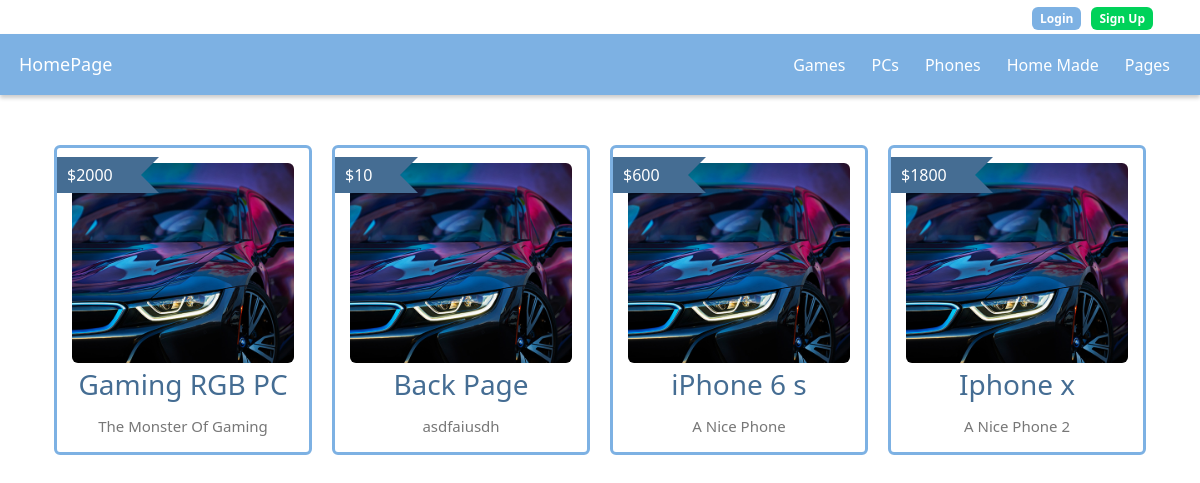
/categories.php, run on the app's committed database.
### tables this page shows
CREATE TABLE `categories` (
  `ID` int(11) NOT NULL,
  `Name` varchar(255) NOT NULL,
  `Description` varchar(255) DEFAULT NULL,
  `Arrange` int(11) NOT NULL,
  `Visibllity` tinyint(4) NOT NULL DEFAULT '0',
  `Allow_Comment` tinyint(4) NOT NULL DEFAULT '0',
  `Allow_Ads` tinyint(4) NOT NULL DEFAULT '0'
);

CREATE TABLE `items` (
  `ID` int(11) NOT NULL,
  `Name` varchar(255) NOT NULL,
  `Description` varchar(255) NOT NULL,
  `Price` varchar(255) NOT NULL,
  `Date` date NOT NULL,
  `Made_Country` varchar(255) NOT NULL,
  `Image` varchar(255) NOT NULL,
  `Status` varchar(255) NOT NULL,
  `Rating` smallint(6) NOT NULL,
  `Approved` tinyint(4) NOT NULL DEFAULT '0',
  `Cat_ID` int(11) NOT NULL,
  `User_ID` int(11) NOT NULL
);

### init.php (called while the page is built, shortened)
<?php
  include "Admin/connect.php";
  $tpl =     "Includes/Templates/";
  $func =    "Includes/Functions/";
  $img =     "Layout/Images/";
  $css =     "Layout/Css/";
  include $func .   "functions.php";
  include $tpl .    "head.php";
?>

### Includes/Functions/functions.php (called while the page is built, shortened)
<?php
  function GetElements ($table,$row = null,$value = null){
    global $con;
    $query = "";
    $elementStmt = $con->prepare("SELECT * FROM $table $query");
    $elementStmt -> execute();
    $elements = $elementStmt->fetchAll();
    return $elements;
  }
?>

### categories.php (the view, shortened to what this page needs)
<?php
  include "init.php";
  $cat_ID = $_GET["Cat_ID"];
?>
  <div class="container">
    <div class="container">
      <div class="item-con">
        <?php
          $items = GetElements("Items","cat_ID",$cat_ID);
          foreach($items as $item):
            ?>
            <div class="item">
              <div class="image">
                <img class="cover" src="<?php echo $img;?>items/1.jpg" alt="">
              </div>
              <h3 class ="item-name"><?php echo $item["Name"];?></h3>
              <p class="item-desc"><?php echo $item["Description"]?></p>
              <span class="item-price"><?php echo $item["Price"];?></span>
            </div>
            <?php
          endforeach;
        ?>
      </div>
    </div>
  </div>
<?php
  include $tpl . "footer.php";
?>

### Includes/Templates/head.php (shortened to what this page needs)
<!DOCTYPE html>
<html lang="en">
  <head>
    <link rel="stylesheet" href="<?php echo $css; ?>all.min.css">
    <link rel="stylesheet" href="<?php echo $css; ?>bootstrap.min.css">
    <link rel="stylesheet" href="<?php echo $css; ?>frontend.css">
  </head>
  <body>
    <div class="upper-nav-bar">
      <div class="container upper ">
        <div class="login-control">
          <?php
            if(!isset($_SESSION["Clinte"])):
          ?>
          <a href="login.php?Action=Login">
            <span class="login control">Login</span>
          </a>
          <a href="login.php?Action=SignUp">
            <span class="sign-up control">Sign Up</span>
          </a>
          <?php else:?>
            <span class="sign-up control">Welcome <?php echo $_SESSION["Clinte"];?></span>
          <?php endif;?>
        </div>
      </div>
    </div>
    <nav class="navbar navbar-expand-lg bg-body-tertiary">
      <div class="container-fluid">
        <a class="navbar-brand" href="index.php">HomePage</a>
        <div class="collapse navbar-collapse" id="navbarSupportedContent">
          <ul class="navbar-nav ms-auto mb-2 mb-lg-0 navbar-right">
          <?php
            $cats = GetElements("Categories");
            foreach($cats as $cat):
              ?>
              <li><a href="categories.php?Cat_ID=<?php echo $cat["ID"];?>&PageName= <?php echo str_replace(" ", "-",$cat["Name"]);?>" class="nav-link"><?php echo $cat["Name"];?></a></li>
              <?php
            endforeach;
          ?>
          </ul>
        </div>
      </div>
    </nav>

### Includes/Templates/footer.php (shortened to what this page needs)
  </body>
</html>

### Layout/Css/frontend.css (style rules this page uses)
:root { --main-blue-color:#7db1e3; --alt-blue-color:#456d93; --main-red-color:#ed143d; --main-green-color:#00d25a; --main-yello-color: rgb(241, 241, 0); --main-orange-color: rgb(255, 126, 0); --main-gray-color:#888; }
.container { position:relative; }
.container.upper { display: flex; justify-content: flex-end; align-items: center; }
.upper-nav-bar .login-control { display: flex; justify-content: center; align-items: center; gap: 10px; padding: 5px; }
.upper-nav-bar .login-control a { text-decoration: none; transition: 0.3s; }
.upper-nav-bar .login-control .control { color: white; padding: 3px 8px; font-size: 12px; font-weight: bold; border-radius: 6px; transition: 0.3s; cursor: pointer; }
.upper-nav-bar .login-control .login { background-color:var(--main-blue-color); }
.upper-nav-bar .login-control .sign-up { background-color:var(--main-green-color); }
.navbar { background-color: var(--main-blue-color); color: white; padding: 10px 0; margin: 0; box-shadow: 0 3px 4px #ccc; }
.navbar .navbar-brand { color: white; font-size: 18px; padding: 7px 7px; margin-right:10px; }
.navbar .nav-link { margin:0; color:white; height:100%; transition:0.3s; margin-right:10px; border-radius: 10px; }
.item-con { display: grid; grid-template-columns: repeat(auto-fill,minmax(250px,1fr)); gap: 20px; }
.item { border: 3px solid var(--main-blue-color); padding: 15px; transition: 0.3s; border-radius: 6px; position: relative; }
.image { height: 200px; overflow: hidden; border-radius: 6px; text-align: center; }
.cover { width: 250px; }
.item-name { text-align: center; color: var(--alt-blue-color); padding: 5px 0; }
.item-price { position: absolute; top: 9px; left: 0; padding: 0 10px; background-color: var(--alt-blue-color); color: white; height:36px; line-height:36px; }
.item-desc { margin: 0; font-size: 15px; color: #777; text-align: center; }
.item-price::before { content: ""; top: 0; right: -36px; z-index: 100; position: absolute; border-width: 18px; border-style: solid; border-color: var(--alt-blue-color) transparent var(--alt-blue-color) var(--alt-blue-color); }

### data on the page
categories: Name "Games"
categories: Name "PCs"
categories: Name "Phones"
categories: Name "Home Made"
categories: Name "Pages"
items: Name "Gaming RGB PC", Description "The Monster Of Gaming", Price "$2000"
items: Name "Back Page", Description "asdfaiusdh", Price "$10"
items: Name "iPhone 6 s", Description "A Nice Phone", Price "$600"
items: Name "Iphone x", Description "A Nice Phone 2", Price "$1800"
